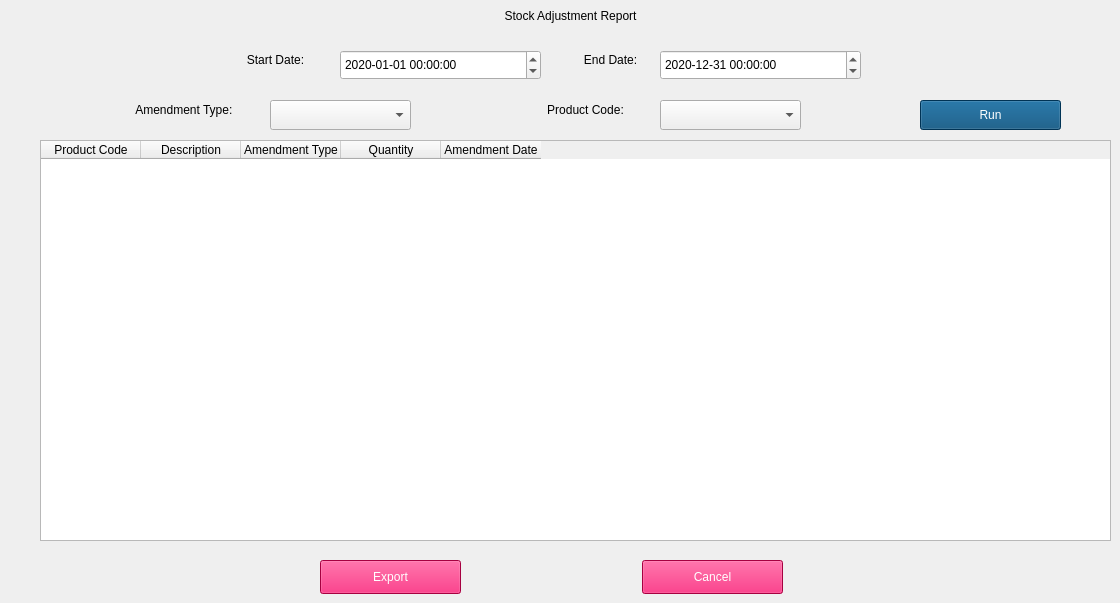
        <widget class="QWidget" name="StockAdj">
         <property name="styleSheet">
          <string notr="true">font: 8pt &quot;Verdana&quot;;</string>
         </property>
         <widget class="QPushButton" name="StockAdjRepExportButton">
          <property name="geometry">
           <rect>
            <x>320</x>
            <y>560</y>
            <width>141</width>
            <height>34</height>
           </rect>
          </property>
          <property name="styleSheet">
           <string notr="true">background-color: rgb(232, 0, 90);
font: 12pt &quot;Verdana&quot;;
color: rgb(255, 255, 255);</string>
          </property>
          <property name="text">
           <string>Export</string>
          </property>
         </widget>
         <widget class="QPushButton" name="StockAdjRepCancelButton">
          <property name="geometry">
           <rect>
            <x>642</x>
            <y>560</y>
            <width>141</width>
            <height>34</height>
           </rect>
          </property>
          <property name="styleSheet">
           <string notr="true">background-color: rgb(232, 0, 90);
font: 12pt &quot;Verdana&quot;;
color: rgb(255, 255, 255);</string>
          </property>
          <property name="text">
           <string>Cancel</string>
          </property>
         </widget>
         <widget class="QTableWidget" name="StockAdjRepTable">
          <property name="geometry">
           <rect>
            <x>40</x>
            <y>140</y>
            <width>1071</width>
            <height>401</height>
           </rect>
          </property>
          <property name="editTriggers">
           <set>QAbstractItemView::NoEditTriggers</set>
          </property>
          <property name="sortingEnabled">
           <bool>true</bool>
          </property>
          <column>
           <property name="text">
            <string>Product Code</string>
           </property>
          </column>
          <column>
           <property name="text">
            <string>Description</string>
           </property>
          </column>
          <column>
           <property name="text">
            <string>Amendment Type</string>
           </property>
          </column>
          <column>
           <property name="text">
            <string>Quantity</string>
           </property>
          </column>
          <column>
           <property name="text">
            <string>Amendment Date</string>
           </property>
          </column>
         </widget>
         <widget class="QLabel" name="StockAdjRepTitle">
          <property name="geometry">
           <rect>
            <x>390</x>
            <y>0</y>
            <width>361</width>
            <height>31</height>
           </rect>
          </property>
          <property name="styleSheet">
           <string notr="true">color: rgb(0, 0, 0);
font: 75 16pt &quot;Verdana&quot;;</string>
          </property>
          <property name="text">
           <string>Stock Adjustment Report</string>
          </property>
          <property name="alignment">
           <set>Qt::AlignCenter</set>
          </property>
         </widget>
         <widget class="QLabel" name="StockAdjRepEndDateLabel">
          <property name="geometry">
           <rect>
            <x>560</x>
            <y>50</y>
            <width>101</width>
            <height>20</height>
           </rect>
          </property>
          <property name="styleSheet">
           <string notr="true">font: 12pt &quot;Verdana&quot;;</string>
          </property>
          <property name="text">
           <string>End Date:</string>
          </property>
          <property name="alignment">
           <set>Qt::AlignCenter</set>
          </property>
         </widget>
         <widget class="QComboBox" name="StockAdjRepProdCodeCombo">
          <property name="geometry">
           <rect>
            <x>660</x>
            <y>100</y>
            <width>141</width>
            <height>30</height>
           </rect>
          </property>
          <property name="styleSheet">
           <string notr="true">font: 8pt &quot;Verdana&quot;;</string>
          </property>
         </widget>
         <widget class="QLabel" name="StockAdjRepProdCodeLabel">
          <property name="geometry">
           <rect>
            <x>520</x>
            <y>100</y>
            <width>131</width>
            <height>20</height>
           </rect>
          </property>
          <property name="styleSheet">
           <string notr="true">font: 12pt &quot;Verdana&quot;;</string>
          </property>
          <property name="text">
           <string>Product Code:</string>
          </property>
          <property name="alignment">
           <set>Qt::AlignCenter</set>
          </property>
         </widget>
         <widget class="QDateTimeEdit" name="StockAdjRepStartDateDateTimeEdit">
          <property name="geometry">
           <rect>
            <x>340</x>
            <y>50</y>
            <width>201</width>
            <height>30</height>
           </rect>
          </property>
          <property name="styleSheet">
           <string notr="true">font: 8pt &quot;Verdana&quot;;</string>
          </property>
          <property name="date">
           <date>
            <year>2020</year>
            <month>1</month>
            <day>1</day>
           </date>
          </property>
          <property name="displayFormat">
           <string>yyyy-MM-dd HH:mm:ss</string>
          </property>
         </widget>
         <widget class="QDateTimeEdit" name="StockAdjRepEndDateDateTimeEdit">
          <property name="geometry">
           <rect>
            <x>660</x>
            <y>50</y>
            <width>201</width>
            <height>30</height>
           </rect>
          </property>
          <property name="styleSheet">
           <string notr="true">font: 8pt &quot;Verdana&quot;;</string>
          </property>
          <property name="date">
           <date>
            <year>2020</year>
            <month>12</month>
            <day>31</day>
           </date>
          </property>
          <property name="displayFormat">
           <string>yyyy-MM-dd HH:mm:ss</string>
          </property>
         </widget>
         <widget class="QPushButton" name="StockAdjRepRunButton">
          <property name="geometry">
           <rect>
            <x>920</x>
            <y>100</y>
            <width>141</width>
            <height>30</height>
           </rect>
          </property>
          <property name="styleSheet">
           <string notr="true">background-color: rgb(0, 72, 119);
font: 12pt &quot;Verdana&quot;;
color: rgb(255, 255, 255);</string>
          </property>
          <property name="text">
           <string>Run</string>
          </property>
         </widget>
         <widget class="QLabel" name="StockAdjRepStartDateLabel">
          <property name="geometry">
           <rect>
            <x>220</x>
            <y>50</y>
            <width>111</width>
            <height>20</height>
           </rect>
          </property>
          <property name="styleSheet">
           <string notr="true">font: 12pt &quot;Verdana&quot;;</string>
          </property>
          <property name="text">
           <string>Start Date:</string>
          </property>
          <property name="alignment">
           <set>Qt::AlignCenter</set>
          </property>
         </widget>
         <widget class="QLabel" name="StockAdjRepAmendTypeLabel">
          <property name="geometry">
           <rect>
            <x>100</x>
            <y>100</y>
            <width>171</width>
            <height>20</height>
           </rect>
          </property>
          <property name="styleSheet">
           <string notr="true">font: 12pt &quot;Verdana&quot;;</string>
          </property>
          <property name="text">
           <string>Amendment Type: </string>
          </property>
          <property name="alignment">
           <set>Qt::AlignCenter</set>
          </property>
         </widget>
         <widget class="QComboBox" name="StockAdjRepAmendTypeCombo">
          <property name="geometry">
           <rect>
            <x>270</x>
            <y>100</y>
            <width>141</width>
            <height>30</height>
           </rect>
          </property>
          <property name="styleSheet">
           <string notr="true">font: 8pt &quot;Verdana&quot;;</string>
          </property>
         </widget>
        </widget>
